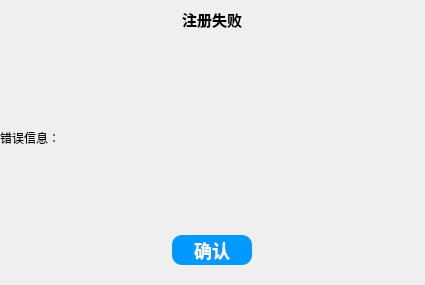
<?xml version="1.0" encoding="UTF-8"?>
<ui version="4.0">
 <class>RegFailed</class>
 <widget class="QDialog" name="RegFailed">
  <property name="geometry">
   <rect>
    <x>0</x>
    <y>0</y>
    <width>425</width>
    <height>285</height>
   </rect>
  </property>
  <property name="sizePolicy">
   <sizepolicy hsizetype="Fixed" vsizetype="Fixed">
    <horstretch>0</horstretch>
    <verstretch>0</verstretch>
   </sizepolicy>
  </property>
  <property name="minimumSize">
   <size>
    <width>425</width>
    <height>285</height>
   </size>
  </property>
  <property name="maximumSize">
   <size>
    <width>425</width>
    <height>285</height>
   </size>
  </property>
  <property name="windowTitle">
   <string>Dialog</string>
  </property>
  <layout class="QVBoxLayout" name="verticalLayout">
   <property name="spacing">
    <number>0</number>
   </property>
   <property name="leftMargin">
    <number>0</number>
   </property>
   <property name="topMargin">
    <number>0</number>
   </property>
   <property name="rightMargin">
    <number>0</number>
   </property>
   <property name="bottomMargin">
    <number>0</number>
   </property>
   <item>
    <widget class="QWidget" name="menuWidget" native="true">
     <property name="minimumSize">
      <size>
       <width>0</width>
       <height>40</height>
      </size>
     </property>
     <property name="maximumSize">
      <size>
       <width>16777215</width>
       <height>40</height>
      </size>
     </property>
     <layout class="QHBoxLayout" name="horizontalLayout">
      <property name="leftMargin">
       <number>148</number>
      </property>
      <property name="topMargin">
       <number>1</number>
      </property>
      <property name="rightMargin">
       <number>4</number>
      </property>
      <property name="bottomMargin">
       <number>1</number>
      </property>
      <item alignment="Qt::AlignmentFlag::AlignHCenter|Qt::AlignmentFlag::AlignVCenter">
       <widget class="QLabel" name="noteLabel">
        <property name="sizePolicy">
         <sizepolicy hsizetype="Fixed" vsizetype="Fixed">
          <horstretch>0</horstretch>
          <verstretch>0</verstretch>
         </sizepolicy>
        </property>
        <property name="minimumSize">
         <size>
          <width>65</width>
          <height>0</height>
         </size>
        </property>
        <property name="maximumSize">
         <size>
          <width>65</width>
          <height>100</height>
         </size>
        </property>
        <property name="font">
         <font>
          <family>微软雅黑</family>
          <pointsize>11</pointsize>
          <bold>true</bold>
         </font>
        </property>
        <property name="text">
         <string>注册失败</string>
        </property>
       </widget>
      </item>
      <item alignment="Qt::AlignmentFlag::AlignRight|Qt::AlignmentFlag::AlignVCenter">
       <widget class="QPushButton" name="shutdownButton">
        <property name="sizePolicy">
         <sizepolicy hsizetype="Fixed" vsizetype="Fixed">
          <horstretch>0</horstretch>
          <verstretch>0</verstretch>
         </sizepolicy>
        </property>
        <property name="minimumSize">
         <size>
          <width>30</width>
          <height>30</height>
         </size>
        </property>
        <property name="maximumSize">
         <size>
          <width>30</width>
          <height>30</height>
         </size>
        </property>
        <property name="styleSheet">
         <string notr="true">QPushButton{
    border:none;
    background:transparent;
	border-radius:5px;
	font-size:18px;
}

QPushButton:hover{
    background: #ff4444;
    color: white;
}</string>
        </property>
        <property name="text">
         <string/>
        </property>
       </widget>
      </item>
     </layout>
    </widget>
   </item>
   <item>
    <widget class="QLabel" name="resonLabel">
     <property name="text">
      <string>错误信息：</string>
     </property>
    </widget>
   </item>
   <item alignment="Qt::AlignmentFlag::AlignHCenter">
    <widget class="QPushButton" name="confirmButton">
     <property name="sizePolicy">
      <sizepolicy hsizetype="Fixed" vsizetype="Fixed">
       <horstretch>0</horstretch>
       <verstretch>0</verstretch>
      </sizepolicy>
     </property>
     <property name="minimumSize">
      <size>
       <width>80</width>
       <height>30</height>
      </size>
     </property>
     <property name="maximumSize">
      <size>
       <width>80</width>
       <height>30</height>
      </size>
     </property>
     <property name="font">
      <font>
       <family>微软雅黑</family>
       <pointsize>-1</pointsize>
       <bold>true</bold>
      </font>
     </property>
     <property name="styleSheet">
      <string notr="true">QPushButton{
    border:none;
	background-color: #0099FF;
	border-top-left-radius: 10px;
	border-top-right-radius:10px;
	border-bottom-left-radius:10px;
	border-bottom-right-radius:10px;
	font-size:18px;
	color: #FCFCFC;	
}

QPushButton:hover{
	background-color: #008DE8;
}</string>
     </property>
     <property name="text">
      <string>确认</string>
     </property>
    </widget>
   </item>
   <item>
    <spacer name="verticalSpacer">
     <property name="orientation">
      <enum>Qt::Orientation::Vertical</enum>
     </property>
     <property name="sizeType">
      <enum>QSizePolicy::Policy::Fixed</enum>
     </property>
     <property name="sizeHint" stdset="0">
      <size>
       <width>20</width>
       <height>20</height>
      </size>
     </property>
    </spacer>
   </item>
  </layout>
 </widget>
 <resources/>
 <connections/>
</ui>
